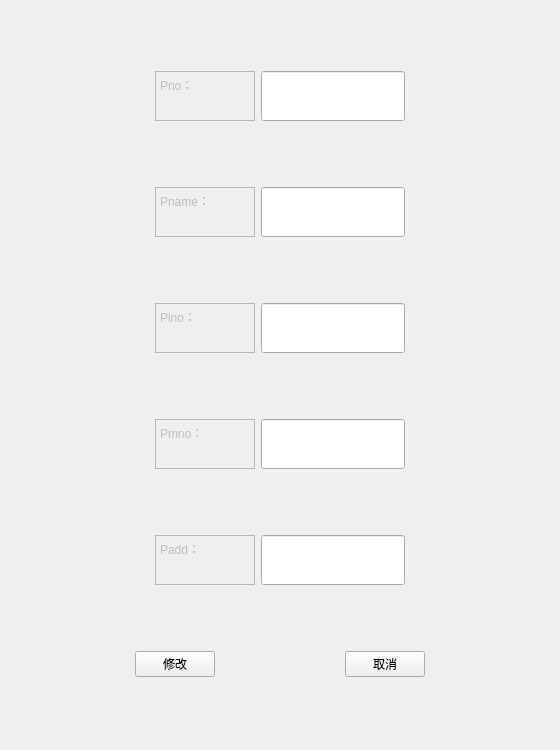
<?xml version="1.0" encoding="UTF-8"?>
<ui version="4.0">
 <class>PatientInfo</class>
 <widget class="QWidget" name="PatientInfo">
  <property name="windowModality">
   <enum>Qt::ApplicationModal</enum>
  </property>
  <property name="geometry">
   <rect>
    <x>0</x>
    <y>0</y>
    <width>560</width>
    <height>750</height>
   </rect>
  </property>
  <property name="minimumSize">
   <size>
    <width>560</width>
    <height>750</height>
   </size>
  </property>
  <property name="maximumSize">
   <size>
    <width>560</width>
    <height>750</height>
   </size>
  </property>
  <property name="windowTitle">
   <string>患者信息</string>
  </property>
  <layout class="QVBoxLayout" name="verticalLayout">
   <item>
    <layout class="QHBoxLayout" name="horizontalLayout">
     <item>
      <spacer name="horizontalSpacer_5">
       <property name="orientation">
        <enum>Qt::Horizontal</enum>
       </property>
       <property name="sizeHint" stdset="0">
        <size>
         <width>40</width>
         <height>20</height>
        </size>
       </property>
      </spacer>
     </item>
     <item>
      <widget class="QTextEdit" name="textEdit">
       <property name="enabled">
        <bool>false</bool>
       </property>
       <property name="sizePolicy">
        <sizepolicy hsizetype="Expanding" vsizetype="Fixed">
         <horstretch>0</horstretch>
         <verstretch>0</verstretch>
        </sizepolicy>
       </property>
       <property name="minimumSize">
        <size>
         <width>100</width>
         <height>50</height>
        </size>
       </property>
       <property name="maximumSize">
        <size>
         <width>100</width>
         <height>50</height>
        </size>
       </property>
       <property name="html">
        <string>&lt;!DOCTYPE HTML PUBLIC &quot;-//W3C//DTD HTML 4.0//EN&quot; &quot;http://www.w3.org/TR/REC-html40/strict.dtd&quot;&gt;
&lt;html&gt;&lt;head&gt;&lt;meta name=&quot;qrichtext&quot; content=&quot;1&quot; /&gt;&lt;style type=&quot;text/css&quot;&gt;
p, li { white-space: pre-wrap; }
&lt;/style&gt;&lt;/head&gt;&lt;body style=&quot; font-family:'SimSun'; font-size:9pt; font-weight:400; font-style:normal;&quot;&gt;
&lt;p style=&quot; margin-top:0px; margin-bottom:0px; margin-left:0px; margin-right:0px; -qt-block-indent:0; text-indent:0px;&quot;&gt;Pno：&lt;/p&gt;&lt;/body&gt;&lt;/html&gt;</string>
       </property>
      </widget>
     </item>
     <item>
      <widget class="QLineEdit" name="pnoEdit">
       <property name="sizePolicy">
        <sizepolicy hsizetype="Expanding" vsizetype="Preferred">
         <horstretch>0</horstretch>
         <verstretch>0</verstretch>
        </sizepolicy>
       </property>
       <property name="minimumSize">
        <size>
         <width>0</width>
         <height>50</height>
        </size>
       </property>
       <property name="maximumSize">
        <size>
         <width>16777215</width>
         <height>50</height>
        </size>
       </property>
       <property name="palette">
        <palette>
         <active>
          <colorrole role="Text">
           <brush brushstyle="SolidPattern">
            <color alpha="255">
             <red>120</red>
             <green>120</green>
             <blue>120</blue>
            </color>
           </brush>
          </colorrole>
         </active>
         <inactive>
          <colorrole role="Text">
           <brush brushstyle="SolidPattern">
            <color alpha="255">
             <red>120</red>
             <green>120</green>
             <blue>120</blue>
            </color>
           </brush>
          </colorrole>
         </inactive>
         <disabled>
          <colorrole role="Text">
           <brush brushstyle="SolidPattern">
            <color alpha="255">
             <red>120</red>
             <green>120</green>
             <blue>120</blue>
            </color>
           </brush>
          </colorrole>
         </disabled>
        </palette>
       </property>
      </widget>
     </item>
     <item>
      <spacer name="horizontalSpacer_6">
       <property name="orientation">
        <enum>Qt::Horizontal</enum>
       </property>
       <property name="sizeHint" stdset="0">
        <size>
         <width>40</width>
         <height>20</height>
        </size>
       </property>
      </spacer>
     </item>
    </layout>
   </item>
   <item>
    <layout class="QHBoxLayout" name="horizontalLayout_2">
     <item>
      <spacer name="horizontalSpacer_3">
       <property name="orientation">
        <enum>Qt::Horizontal</enum>
       </property>
       <property name="sizeHint" stdset="0">
        <size>
         <width>40</width>
         <height>20</height>
        </size>
       </property>
      </spacer>
     </item>
     <item>
      <widget class="QTextEdit" name="textEdit_2">
       <property name="enabled">
        <bool>false</bool>
       </property>
       <property name="sizePolicy">
        <sizepolicy hsizetype="Expanding" vsizetype="Fixed">
         <horstretch>0</horstretch>
         <verstretch>0</verstretch>
        </sizepolicy>
       </property>
       <property name="minimumSize">
        <size>
         <width>100</width>
         <height>50</height>
        </size>
       </property>
       <property name="maximumSize">
        <size>
         <width>100</width>
         <height>50</height>
        </size>
       </property>
       <property name="html">
        <string>&lt;!DOCTYPE HTML PUBLIC &quot;-//W3C//DTD HTML 4.0//EN&quot; &quot;http://www.w3.org/TR/REC-html40/strict.dtd&quot;&gt;
&lt;html&gt;&lt;head&gt;&lt;meta name=&quot;qrichtext&quot; content=&quot;1&quot; /&gt;&lt;style type=&quot;text/css&quot;&gt;
p, li { white-space: pre-wrap; }
&lt;/style&gt;&lt;/head&gt;&lt;body style=&quot; font-family:'SimSun'; font-size:9pt; font-weight:400; font-style:normal;&quot;&gt;
&lt;p style=&quot; margin-top:0px; margin-bottom:0px; margin-left:0px; margin-right:0px; -qt-block-indent:0; text-indent:0px;&quot;&gt;Pname：&lt;/p&gt;&lt;/body&gt;&lt;/html&gt;</string>
       </property>
      </widget>
     </item>
     <item>
      <widget class="QLineEdit" name="pnameEdit">
       <property name="sizePolicy">
        <sizepolicy hsizetype="Expanding" vsizetype="Preferred">
         <horstretch>0</horstretch>
         <verstretch>0</verstretch>
        </sizepolicy>
       </property>
       <property name="minimumSize">
        <size>
         <width>0</width>
         <height>50</height>
        </size>
       </property>
       <property name="maximumSize">
        <size>
         <width>16777215</width>
         <height>50</height>
        </size>
       </property>
       <property name="palette">
        <palette>
         <active>
          <colorrole role="Text">
           <brush brushstyle="SolidPattern">
            <color alpha="255">
             <red>120</red>
             <green>120</green>
             <blue>120</blue>
            </color>
           </brush>
          </colorrole>
         </active>
         <inactive>
          <colorrole role="Text">
           <brush brushstyle="SolidPattern">
            <color alpha="255">
             <red>120</red>
             <green>120</green>
             <blue>120</blue>
            </color>
           </brush>
          </colorrole>
         </inactive>
         <disabled>
          <colorrole role="Text">
           <brush brushstyle="SolidPattern">
            <color alpha="255">
             <red>120</red>
             <green>120</green>
             <blue>120</blue>
            </color>
           </brush>
          </colorrole>
         </disabled>
        </palette>
       </property>
      </widget>
     </item>
     <item>
      <spacer name="horizontalSpacer_4">
       <property name="orientation">
        <enum>Qt::Horizontal</enum>
       </property>
       <property name="sizeHint" stdset="0">
        <size>
         <width>40</width>
         <height>20</height>
        </size>
       </property>
      </spacer>
     </item>
    </layout>
   </item>
   <item>
    <layout class="QHBoxLayout" name="horizontalLayout_3">
     <item>
      <spacer name="horizontalSpacer">
       <property name="orientation">
        <enum>Qt::Horizontal</enum>
       </property>
       <property name="sizeHint" stdset="0">
        <size>
         <width>40</width>
         <height>20</height>
        </size>
       </property>
      </spacer>
     </item>
     <item>
      <widget class="QTextEdit" name="textEdit_3">
       <property name="enabled">
        <bool>false</bool>
       </property>
       <property name="sizePolicy">
        <sizepolicy hsizetype="Expanding" vsizetype="Fixed">
         <horstretch>0</horstretch>
         <verstretch>0</verstretch>
        </sizepolicy>
       </property>
       <property name="minimumSize">
        <size>
         <width>100</width>
         <height>50</height>
        </size>
       </property>
       <property name="maximumSize">
        <size>
         <width>100</width>
         <height>50</height>
        </size>
       </property>
       <property name="html">
        <string>&lt;!DOCTYPE HTML PUBLIC &quot;-//W3C//DTD HTML 4.0//EN&quot; &quot;http://www.w3.org/TR/REC-html40/strict.dtd&quot;&gt;
&lt;html&gt;&lt;head&gt;&lt;meta name=&quot;qrichtext&quot; content=&quot;1&quot; /&gt;&lt;style type=&quot;text/css&quot;&gt;
p, li { white-space: pre-wrap; }
&lt;/style&gt;&lt;/head&gt;&lt;body style=&quot; font-family:'SimSun'; font-size:9pt; font-weight:400; font-style:normal;&quot;&gt;
&lt;p style=&quot; margin-top:0px; margin-bottom:0px; margin-left:0px; margin-right:0px; -qt-block-indent:0; text-indent:0px;&quot;&gt;Pino：&lt;/p&gt;&lt;/body&gt;&lt;/html&gt;</string>
       </property>
      </widget>
     </item>
     <item>
      <widget class="QLineEdit" name="pinoEdit">
       <property name="sizePolicy">
        <sizepolicy hsizetype="Expanding" vsizetype="Preferred">
         <horstretch>0</horstretch>
         <verstretch>0</verstretch>
        </sizepolicy>
       </property>
       <property name="minimumSize">
        <size>
         <width>0</width>
         <height>50</height>
        </size>
       </property>
       <property name="maximumSize">
        <size>
         <width>16777215</width>
         <height>50</height>
        </size>
       </property>
      </widget>
     </item>
     <item>
      <spacer name="horizontalSpacer_2">
       <property name="orientation">
        <enum>Qt::Horizontal</enum>
       </property>
       <property name="sizeHint" stdset="0">
        <size>
         <width>40</width>
         <height>20</height>
        </size>
       </property>
      </spacer>
     </item>
    </layout>
   </item>
   <item>
    <layout class="QHBoxLayout" name="horizontalLayout_4">
     <item>
      <spacer name="horizontalSpacer_7">
       <property name="orientation">
        <enum>Qt::Horizontal</enum>
       </property>
       <property name="sizeHint" stdset="0">
        <size>
         <width>40</width>
         <height>20</height>
        </size>
       </property>
      </spacer>
     </item>
     <item>
      <widget class="QTextEdit" name="textEdit_4">
       <property name="enabled">
        <bool>false</bool>
       </property>
       <property name="sizePolicy">
        <sizepolicy hsizetype="Expanding" vsizetype="Fixed">
         <horstretch>0</horstretch>
         <verstretch>0</verstretch>
        </sizepolicy>
       </property>
       <property name="minimumSize">
        <size>
         <width>100</width>
         <height>50</height>
        </size>
       </property>
       <property name="maximumSize">
        <size>
         <width>100</width>
         <height>50</height>
        </size>
       </property>
       <property name="html">
        <string>&lt;!DOCTYPE HTML PUBLIC &quot;-//W3C//DTD HTML 4.0//EN&quot; &quot;http://www.w3.org/TR/REC-html40/strict.dtd&quot;&gt;
&lt;html&gt;&lt;head&gt;&lt;meta name=&quot;qrichtext&quot; content=&quot;1&quot; /&gt;&lt;style type=&quot;text/css&quot;&gt;
p, li { white-space: pre-wrap; }
&lt;/style&gt;&lt;/head&gt;&lt;body style=&quot; font-family:'SimSun'; font-size:9pt; font-weight:400; font-style:normal;&quot;&gt;
&lt;p style=&quot; margin-top:0px; margin-bottom:0px; margin-left:0px; margin-right:0px; -qt-block-indent:0; text-indent:0px;&quot;&gt;Pmno：&lt;/p&gt;&lt;/body&gt;&lt;/html&gt;</string>
       </property>
      </widget>
     </item>
     <item>
      <widget class="QLineEdit" name="pmnoEdit">
       <property name="sizePolicy">
        <sizepolicy hsizetype="Expanding" vsizetype="Preferred">
         <horstretch>0</horstretch>
         <verstretch>0</verstretch>
        </sizepolicy>
       </property>
       <property name="minimumSize">
        <size>
         <width>0</width>
         <height>50</height>
        </size>
       </property>
       <property name="maximumSize">
        <size>
         <width>16777215</width>
         <height>50</height>
        </size>
       </property>
      </widget>
     </item>
     <item>
      <spacer name="horizontalSpacer_8">
       <property name="orientation">
        <enum>Qt::Horizontal</enum>
       </property>
       <property name="sizeHint" stdset="0">
        <size>
         <width>40</width>
         <height>20</height>
        </size>
       </property>
      </spacer>
     </item>
    </layout>
   </item>
   <item>
    <layout class="QHBoxLayout" name="horizontalLayout_5">
     <item>
      <spacer name="horizontalSpacer_9">
       <property name="orientation">
        <enum>Qt::Horizontal</enum>
       </property>
       <property name="sizeHint" stdset="0">
        <size>
         <width>40</width>
         <height>20</height>
        </size>
       </property>
      </spacer>
     </item>
     <item>
      <widget class="QTextEdit" name="textEdit_5">
       <property name="enabled">
        <bool>false</bool>
       </property>
       <property name="sizePolicy">
        <sizepolicy hsizetype="Expanding" vsizetype="Fixed">
         <horstretch>0</horstretch>
         <verstretch>0</verstretch>
        </sizepolicy>
       </property>
       <property name="minimumSize">
        <size>
         <width>100</width>
         <height>50</height>
        </size>
       </property>
       <property name="maximumSize">
        <size>
         <width>100</width>
         <height>50</height>
        </size>
       </property>
       <property name="html">
        <string>&lt;!DOCTYPE HTML PUBLIC &quot;-//W3C//DTD HTML 4.0//EN&quot; &quot;http://www.w3.org/TR/REC-html40/strict.dtd&quot;&gt;
&lt;html&gt;&lt;head&gt;&lt;meta name=&quot;qrichtext&quot; content=&quot;1&quot; /&gt;&lt;style type=&quot;text/css&quot;&gt;
p, li { white-space: pre-wrap; }
&lt;/style&gt;&lt;/head&gt;&lt;body style=&quot; font-family:'SimSun'; font-size:9pt; font-weight:400; font-style:normal;&quot;&gt;
&lt;p style=&quot; margin-top:0px; margin-bottom:0px; margin-left:0px; margin-right:0px; -qt-block-indent:0; text-indent:0px;&quot;&gt;Padd：&lt;/p&gt;&lt;/body&gt;&lt;/html&gt;</string>
       </property>
      </widget>
     </item>
     <item>
      <widget class="QLineEdit" name="paddEdit">
       <property name="sizePolicy">
        <sizepolicy hsizetype="Expanding" vsizetype="Preferred">
         <horstretch>0</horstretch>
         <verstretch>0</verstretch>
        </sizepolicy>
       </property>
       <property name="minimumSize">
        <size>
         <width>0</width>
         <height>50</height>
        </size>
       </property>
       <property name="maximumSize">
        <size>
         <width>16777215</width>
         <height>50</height>
        </size>
       </property>
      </widget>
     </item>
     <item>
      <spacer name="horizontalSpacer_10">
       <property name="orientation">
        <enum>Qt::Horizontal</enum>
       </property>
       <property name="sizeHint" stdset="0">
        <size>
         <width>40</width>
         <height>20</height>
        </size>
       </property>
      </spacer>
     </item>
    </layout>
   </item>
   <item>
    <layout class="QHBoxLayout" name="horizontalLayout_8">
     <item>
      <widget class="QPushButton" name="btn_update">
       <property name="sizePolicy">
        <sizepolicy hsizetype="Fixed" vsizetype="Fixed">
         <horstretch>0</horstretch>
         <verstretch>0</verstretch>
        </sizepolicy>
       </property>
       <property name="text">
        <string>修改</string>
       </property>
      </widget>
     </item>
     <item>
      <widget class="QPushButton" name="btn_quit">
       <property name="sizePolicy">
        <sizepolicy hsizetype="Fixed" vsizetype="Fixed">
         <horstretch>0</horstretch>
         <verstretch>0</verstretch>
        </sizepolicy>
       </property>
       <property name="text">
        <string>取消</string>
       </property>
      </widget>
     </item>
    </layout>
   </item>
  </layout>
  <zorder>textEdit</zorder>
  <zorder>pnoEdit</zorder>
  <zorder>layoutWidget</zorder>
  <zorder>layoutWidget_2</zorder>
  <zorder>layoutWidget_3</zorder>
  <zorder>layoutWidget_4</zorder>
  <zorder>textEdit_3</zorder>
  <zorder>textEdit_7</zorder>
  <zorder>lineEdit_7</zorder>
  <zorder>btn_update</zorder>
  <zorder>btn_quit</zorder>
 </widget>
 <resources/>
 <connections/>
</ui>
